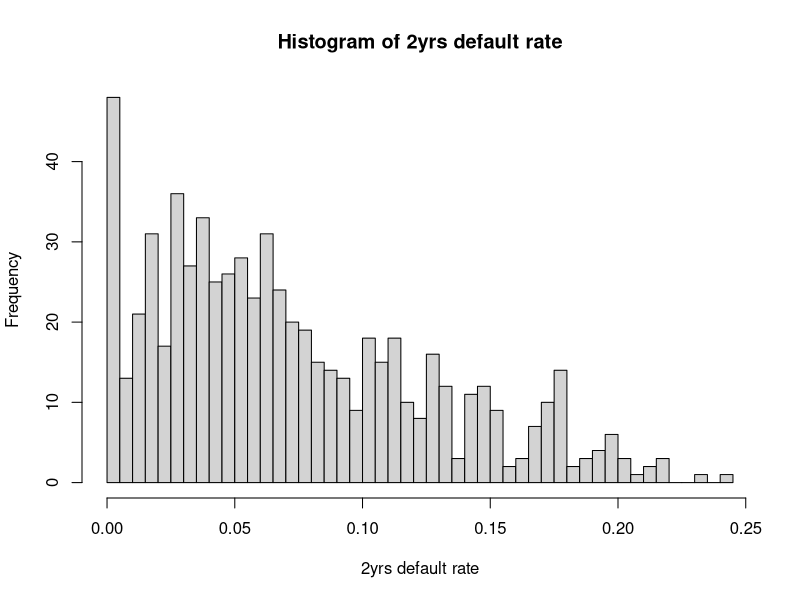
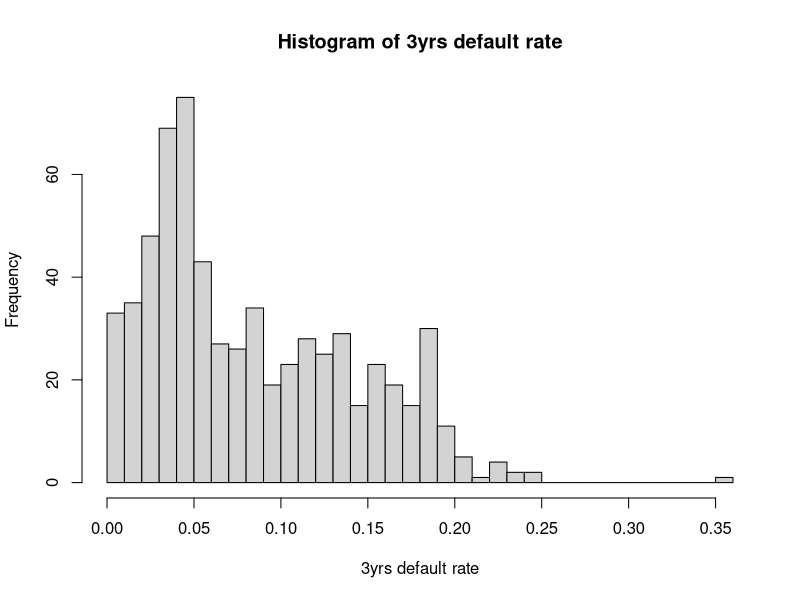
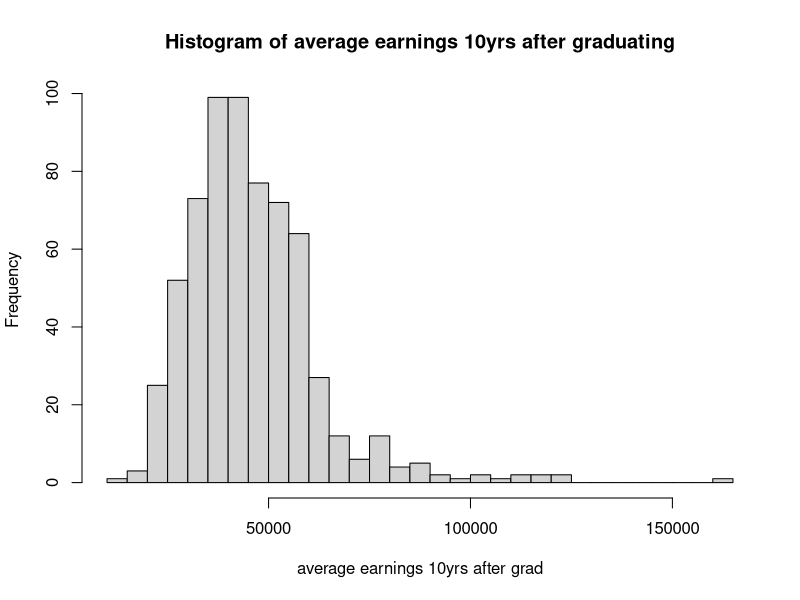
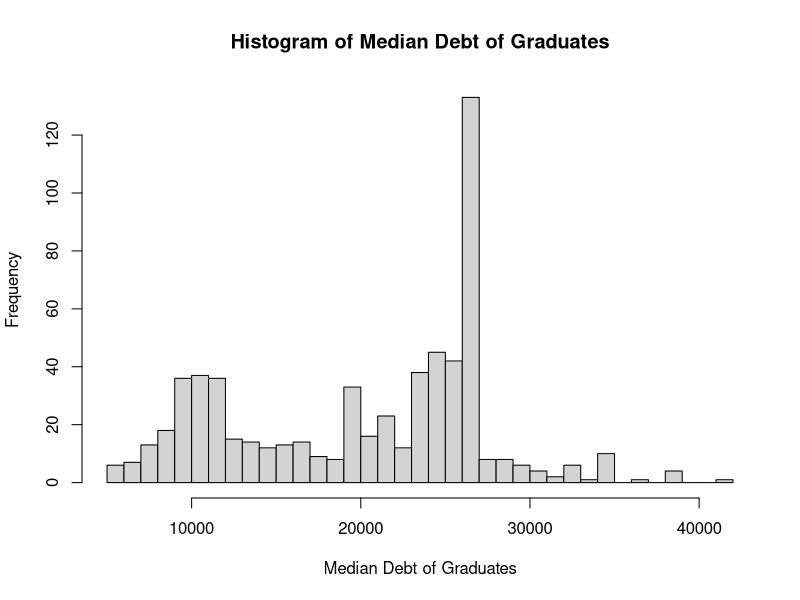
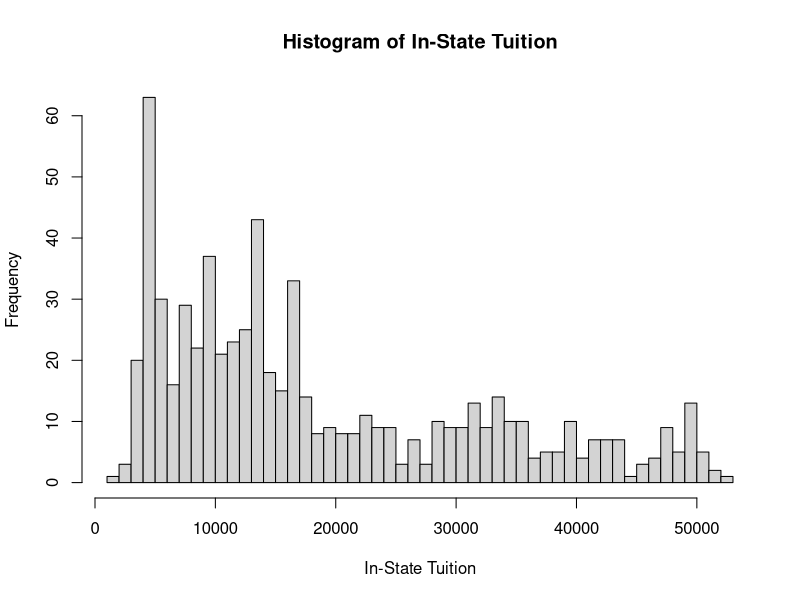
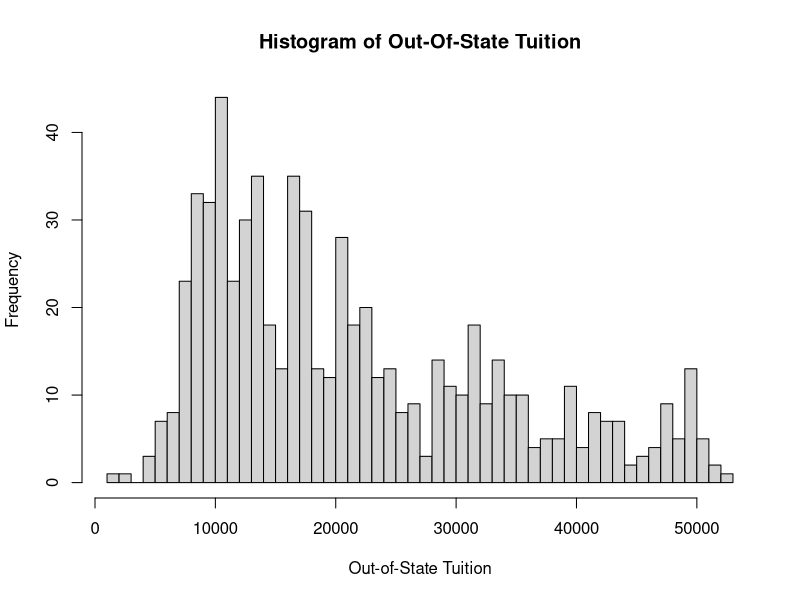
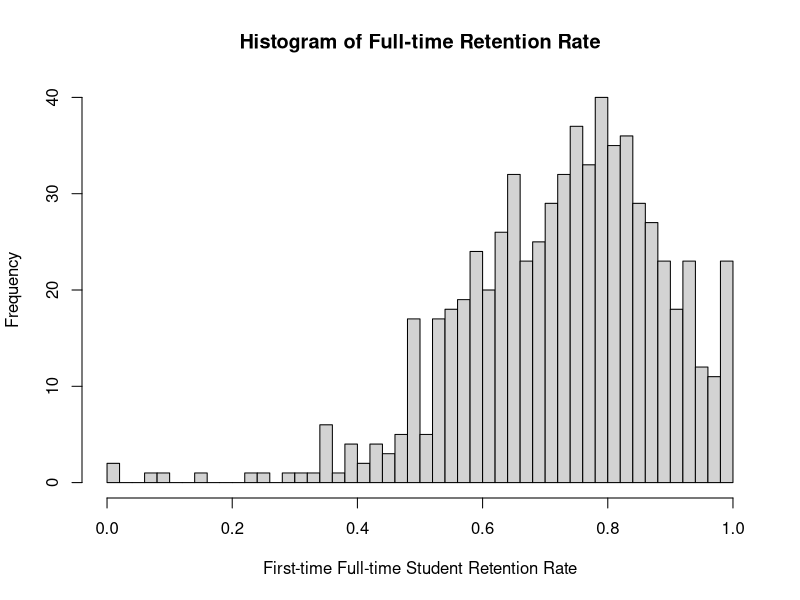
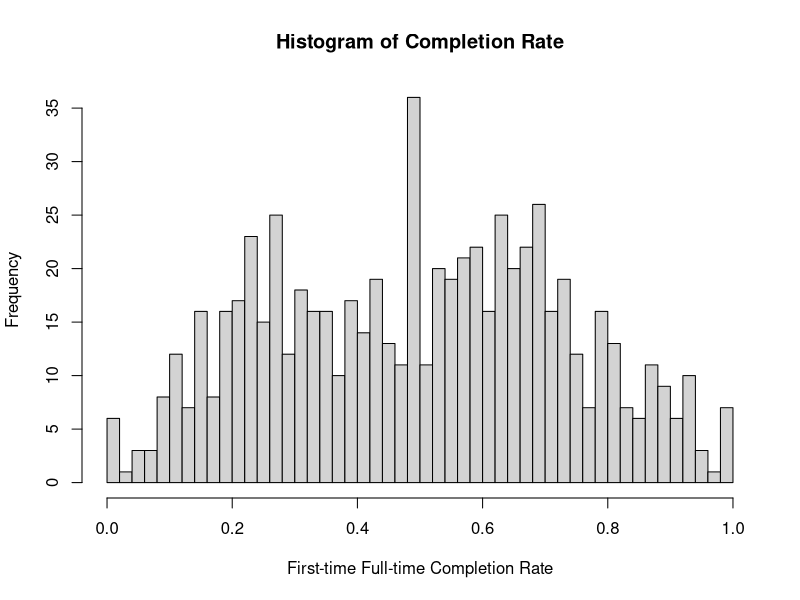

R code for these plots, in order:
# Use getwd() to find the R working directory
# Copy College_ScoreCard_Raw_Date_v5.csv into the working directory
# Read and view the College Scorecard raw data of colleges within Mid East Region and Virginia
CollegeScoreCard<-read.csv("College_ScoreCard_Raw_Data_v5.csv",header = TRUE);
View(CollegeScoreCard);

#run these if you do not have the packages installed
#they will be useful for ggplot2 graphs
install.packages("ggplot2");
install.packages("Hmisc");
install.packages("dplyr");
install.packages("reshape");
install.packages("lme4");
#load libraries into R session
library(ggplot2);
library(Hmisc);
library(dplyr);
library(reshape);
library(lme4);
library(nlme);
theme_set(theme_grey(base_size = 12));

# There are 4 key factors that a parent and/or student uses to evaluate a college or university
#i. Financial stability of the institution
#ii. Academic success of the institution
#iii.	Tuition cost – provided by the data set
#iv.	Proximity of the institution to home – provided by the data set

#To calculate the financial stability of the institutions within the region, we will calculate the z-score for each of the 
#   selected variable. We will then add the z-scores to arrive at the financial stability superscore
#To calculate the academic success of an institution within the region, we will calculate the z-score for each of the selected variable.
#   We will then add the z-scores to arrive at the academic success superscore
#We will then use the Superscores to identify the top 10 schools

# "Financial Stability" SuperScore variables
#(CDR2) 2 year default rate, (CDR3) 3 year default rate, 
#(MN_EARN_WNE_P10) average earnings 10 years after graduating,
#(GRAD_DEBT_MDN_SUPP) Median debt of completers, 
#(TUITIONFEE_IN) in state tuition costs, 
#(TUITIONFEE_OUT) Out-of-state tuition costs

# "Academic Student Success" SuperScore variables
#(RET_FT_COMBINE, which is a combination of RET_FT4, RET_FTL4) First-time, full-time student retention rate,
#(C150_COMBINE, which is a combination of C150_4, C150_L4) Completion rate for first-time, full-time students, 
#(PFTFAC) Proportion of faculty that is full-time,
#(RET_COMBINE, which is a combination of RET_PT4, RET_PTL4) First-time, part-time student retention rate,
#(WDRAW_ORIG_YR3_RT) Percent withdrawn from original institution within 3 years

#To create the SuperScore Data, we created a subset with the following variables
#i.	Institution ID (OPEID)
#ii.	State - (ST_FIPS_DESC)
#iii.	local of institution - (LOCALE_DESC)
#iv.	public or private institution – (CONT_DESC)
#v.	Carnegie rating – (CCSIZE_DESC)
#vi.	tuition costs – (TUITIONFEE_IN, TUITIONFEE_OUT)
#vii.	proportion of faculty staff full-time (PFTFAC) 
#viii.	completion rate – (C150_4_C150_L4) 
#ix.	retention rates – (RET_FT4_FTL4)
#x.	default rates. – (CDR2, CDR3)
#xi.	average student earnings – (MN_EARN_WNE_P10)
#xii.	median loan debt of graduates – (GRAD_DEBT_MDN_SUPP)
#xiii.	withdrawal rate – (WDRAW_ORIG_YR3_RT)
SuperScoreData <- CollegeScoreCard[c(1,15,19,13,25,101,102,107,111,132,135,138,139,151,159,165)];

#The idea will be to find the mean and median for each variable.
#Then, we can find how many standard deviations each school is above/below the mean, in order to assign "SuperScore" points
#These points are added together to form the "SuperScore", which is a way to compare institution against each other in those categories.

#Find mean, standard deviation, and plot a histogram for CDR2
CDR2_Data <- as.numeric(as.character(SuperScoreData$CDR2));
CDR2_Mean <- mean(CDR2_Data, na.rm=TRUE);
CDR2_SD <- sd(CDR2_Data, na.rm=TRUE);
hist(CDR2_Data, breaks=40, main="Histogram of 2yrs default rate",xlab="2yrs default rate");

#Find mean, standard deviation, and plot a histogram for CDR3
CDR3_Data <- as.numeric(as.character(SuperScoreData$CDR3));
CDR3_Mean <- mean(CDR3_Data, na.rm=TRUE);
CDR3_SD <- sd(CDR3_Data, na.rm=TRUE);
hist(CDR3_Data, breaks=40, main="Histogram of 3yrs default rate", xlab="3yrs default rate");

#Find mean, standard deviation, and plot a histogram for MN_EARN_WNE_P10
MN_EARN_Data <- as.numeric(as.character(SuperScoreData$MN_EARN_WNE_P10));
MN_EARN_Mean <- mean(MN_EARN_Data, na.rm=TRUE);
MN_EARN_SD <- sd(MN_EARN_Data, na.rm=TRUE);
hist(MN_EARN_Data, breaks=40, main="Histogram of average earnings 10yrs after graduating",xlab="average earnings 10yrs after grad");

#Find mean, standard deviation, and plot a histogram for GRAD_DEBT_MDN_SUPP
GRAD_DEBT_Data <- as.numeric(as.character(SuperScoreData$GRAD_DEBT_MDN_SUPP));
GRAD_DEBT_Mean <- mean(GRAD_DEBT_Data, na.rm=TRUE);
GRAD_DEBT_SD <- sd(GRAD_DEBT_Data, na.rm=TRUE);
hist(GRAD_DEBT_Data, breaks=40, main="Histogram of Median Debt of Graduates",xlab="Median Debt of Graduates");

#Find mean, standard deviation, and plot a histogram for TUITIONFEE_IN
TUIT_IN_Data <- as.numeric(as.character(SuperScoreData$TUITIONFEE_IN));
TUIT_IN_Mean <- mean(TUIT_IN_Data, na.rm=TRUE);
TUIT_IN_SD <- sd(TUIT_IN_Data, na.rm=TRUE);
hist(TUIT_IN_Data, breaks=40, main="Histogram of In-State Tuition",xlab="In-State Tuition");

#Find mean, standard deviation, and plot a histogram for TUITIONFEE_OUT
TUIT_OUT_Data <- as.numeric(as.character(SuperScoreData$TUITIONFEE_OUT));
TUIT_OUT_Mean <- mean(TUIT_OUT_Data, na.rm=TRUE);
TUIT_OUT_SD <- sd(TUIT_OUT_Data, na.rm=TRUE);
hist(TUIT_OUT_Data, breaks=40, main="Histogram of Out-Of-State Tuition", xlab="Out-of-State Tuition");

#Find mean, standard deviation, and plot a histogram for RET_FT_COMBINE
RET_FT_Data <- as.numeric(as.character(SuperScoreData$RET_FT_COMBINE));
RET_FT_Mean <- mean(RET_FT_Data, na.rm=TRUE);
RET_FT_SD <- sd(RET_FT_Data, na.rm=TRUE);
hist(RET_FT_Data, breaks=40, main="Histogram of Full-time Retention Rate", xlab="First-time Full-time Student Retention Rate");

#Find mean, standard deviation, and plot a histogram for C150_COMBINE
C150_Data <- as.numeric(as.character(SuperScoreData$C150_COMBINE));
C150_Mean <- mean(C150_Data, na.rm=TRUE);
C150_SD <- sd(C150_Data, na.rm=TRUE);
hist(C150_Data, breaks=40, main="Histogram of Completion Rate",xlab="First-time Full-time Completion Rate");

#Find mean, standard deviation, and plot a histogram for PFTFAC
PFTFAC_Data <- as.numeric(as.character(SuperScoreData$PFTFAC));
PFTFAC_Mean <- mean(PFTFAC_Data, na.rm=TRUE);
PFTFAC_SD <- sd(PFTFAC_Data, na.rm=TRUE);
hist(PFTFAC_Data, breaks=40,main="Histogram of Proportion of Full-time Faculty Staff",xlab="Proportion of Faculty that is Full-time");

#Find mean, standard deviation, and plot a histogram for RET_COMBINE
#We ended up not using this vairable for our Academic Student Success SuperScore, because it had too many NA values
RET_Data <- as.numeric(as.character(SuperScoreData$RET_COMBINE));
RET_Mean <- mean(RET_Data, na.rm=TRUE);
RET_SD <- sd(RET_Data, na.rm=TRUE);

#Find mean, standard deviation, and plot a histogram for WDRAW_ORIG_YR3_RT
WDRAW_Data <- as.numeric(as.character(SuperScoreData$WDRAW_ORIG_YR3_RT));
WDRAW_Mean <- mean(WDRAW_Data, na.rm=TRUE);
WDRAW_SD <- sd(WDRAW_Data, na.rm=TRUE);
hist(WDRAW_Data, breaks=40, main="Histogram of percent withdrawn from orig inst within 3yrs",xlab="Percent Withdrawn from orig inst within 3yrs");

#Next, we will find the Z-Scores for each of the above variables, which will help us to form the "SuperScores"
CollegeScoreCard$CDR2_Z_Score <- (CDR2_Data - CDR2_Mean)/CDR2_SD;
CollegeScoreCard$CDR3_Z_Score <- (CDR3_Data - CDR3_Mean)/CDR3_SD;
CollegeScoreCard$MN_EARN_Z_Score <- (MN_EARN_Data - MN_EARN_Mean)/MN_EARN_SD;
CollegeScoreCard$GRAD_DEBT_Z_Score <- (GRAD_DEBT_Data - GRAD_DEBT_Mean)/GRAD_DEBT_SD;
CollegeScoreCard$TUIT_IN_Z_Score <- (TUIT_IN_Data - TUIT_IN_Mean)/TUIT_IN_SD;
CollegeScoreCard$TUIT_OUT_Z_Score <- (TUIT_OUT_Data - TUIT_OUT_Mean)/TUIT_OUT_SD;
CollegeScoreCard$RET_FT_Z_Score <- (RET_FT_Data - RET_FT_Mean)/RET_FT_SD;
CollegeScoreCard$C150_Z_Score <- (C150_Data - C150_Mean)/C150_SD;
CollegeScoreCard$PFTFAC_Z_Score <- (PFTFAC_Data - PFTFAC_Mean)/PFTFAC_SD;
CollegeScoreCard$RET_Z_Score <- (RET_Data - RET_Mean)/RET_SD;
CollegeScoreCard$WDRAW_Z_Score <- (WDRAW_Data - WDRAW_Mean)/WDRAW_SD;

#Adding Z-Score variable categories together to make overall "Super Scores"

#Financial Stability SuperScore
CollegeScoreCard$Financial_Stability_SuperScore <- (CollegeScoreCard$CDR2_Z_Score*-1) + (CollegeScoreCard$CDR3_Z_Score*-1) + (CollegeScoreCard$MN_EARN_Z_Score)
+ (CollegeScoreCard$GRAD_DEBT_Z_Score*-1) + (CollegeScoreCard$TUIT_IN_Z_Score*-1) + (CollegeScoreCard$TUIT_OUT_Z_Score*-1);

#Academic Student Success SuperScore
CollegeScoreCard$Academic_Student_Success_SuperScore <- (CollegeScoreCard$RET_FT_Z_Score) + (CollegeScoreCard$C150_Z_Score)
+ (CollegeScoreCard$PFTFAC_Z_Score) + (CollegeScoreCard$WDRAW_Z_Score*-1);

#State Distribution of the number of schools in our dataset
States_Data = SuperScoreData$ST_FIPS_DESC;
States_Data_freq = table(States_Data);
colors = c("red","yellow","green","violet","orange","blue","pink","cyan");
barplot(States_Data_freq, col=colors);
# Barplot of the mean of graduate debt by states within the region
barplot(tapply(as.numeric((as.character(SuperScoreData$GRAD_DEBT_MDN_SUPP))), SuperScoreData$ST_FIPS_DESC, mean, na.rm=TRUE), main="Mean of the grad debt by states within the region", ylab="Mean of Grad Debt",col=colors);

#Barplot the mean of in-state tuition by states within the region
barplot(tapply(as.numeric(as.character(SuperScoreData$TUITIONFEE_IN)), SuperScoreData$ST_FIPS_DESC, mean, na.rm=TRUE), main="Mean of In-State Tuition by States within the Region", ylab="Mean of In-State Tuition", col=colors);

#Barplot the mean of out-of-state tuition by states within the region
barplot(tapply(as.numeric(as.character(SuperScoreData$TUITIONFEE_OUT)), SuperScoreData$ST_FIPS_DESC, mean, na.rm=TRUE), main="Mean of Out-Of-State Tuition by States within the Region", ylab="Mean of Out-Of-State Tuition", col=colors);

#This uses the ggplot2 package to display a graph that shows a correlation between Average ACT scores 
# for admitted students and the financial stability associated with students attending a specific school
ggplot(data = CollegeScoreCard, aes(ACTCM75, y=Financial_Stability_SuperScore)) +
  xlab("ACT Composite 75th Percentile") +
  ylab("Financial Stability SuperScore") +
  geom_boxplot() +
  ggtitle("Admitted Student ACT Composite 75th Percentile and Financial Stability") +
  theme(plot.title = element_text(hjust = 0.5));

#This uses the ggplot2 package to display a graph that shows a correlation between Average ACT scores 
# for admitted students and the academic student success SuperScore associated with students attending a specific school
ggplot(data = CollegeScoreCard, aes(ACTCM75, y=Academic_Student_Success_SuperScore)) +
  xlab("ACT Composite 75th Percentile") +
  ylab("Academic Student Success SuperScore") +
  geom_boxplot() +
  ggtitle("Admitted Student ACT Composite 75th Percentile and Academic Student Success") +
  theme(plot.title = element_text(hjust = 0.5));

# Frequency distribution of the college sizes in Maryland
mdstate = States_Data == "Maryland";
mddata = SuperScoreData[mdstate,];
mdccsize = mddata$CCSIZE_DESC;
mdccsize.freq = table(mdccsize);
cbind(mdccsize.freq);
pie(mdccsize.freq, col=colors);

# Plot In-state Tuition against Out-Of-State Tuition in Maryland
plot(as.numeric(as.character(mddata$TUITIONFEE_OUT)), as.numeric(as.character(mddata$TUITIONFEE_IN)),main="Maryland Tuition Comparison", xlab="Out-Of-State Tuition", ylab="In-State Tution");

# Plot in-state tuition against median debt of graduates in Maryland
plot(as.numeric(as.character(mddata$TUITIONFEE_IN)), as.numeric(as.character(mddata$GRAD_DEBT_MDN_SUPP)),main="Maryland In-State Tuition vs Median Debt of Graduates", xlab="In-State Tuition",ylab="Median Debt of Graduates");

# plot in-state tuition against mean earning of graduates in Maryland
plot(as.numeric(as.character(mddata$TUITIONFEE_IN)), as.numeric(as.character(mddata$MN_EARN_WNE_P10)), main="Maryland In-State Tuition vs Mean Earning of Graduates", xlab="In-State-Tuition",ylab="Mean Earning of Graduates");
